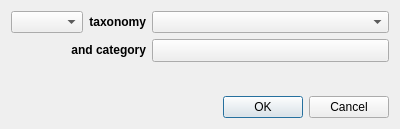
<?xml version="1.0" encoding="UTF-8"?>
<ui version="4.0">
 <class>Dialog</class>
 <widget class="QDialog" name="Dialog">
  <property name="geometry">
   <rect>
    <x>0</x>
    <y>0</y>
    <width>400</width>
    <height>129</height>
   </rect>
  </property>
  <property name="windowTitle">
   <string>Dialog</string>
  </property>
  <layout class="QGridLayout" name="gridLayout">
   <item row="0" column="0">
    <widget class="QComboBox" name="comboTaxonomyOp"/>
   </item>
   <item row="0" column="1">
    <widget class="QLabel" name="labelTaxonomy">
     <property name="text">
      <string>&lt;html&gt;&lt;head/&gt;&lt;body&gt;&lt;p&gt;&lt;span style=&quot; font-weight:600;&quot;&gt;taxonomy&lt;/span&gt;&lt;/p&gt;&lt;/body&gt;&lt;/html&gt;</string>
     </property>
     <property name="alignment">
      <set>Qt::AlignRight|Qt::AlignTrailing|Qt::AlignVCenter</set>
     </property>
    </widget>
   </item>
   <item row="2" column="0" colspan="4">
    <spacer name="verticalSpacer">
     <property name="orientation">
      <enum>Qt::Vertical</enum>
     </property>
     <property name="sizeHint" stdset="0">
      <size>
       <width>20</width>
       <height>0</height>
      </size>
     </property>
    </spacer>
   </item>
   <item row="4" column="0" colspan="4">
    <widget class="QDialogButtonBox" name="buttonBox">
     <property name="orientation">
      <enum>Qt::Horizontal</enum>
     </property>
     <property name="standardButtons">
      <set>QDialogButtonBox::Cancel|QDialogButtonBox::Ok</set>
     </property>
    </widget>
   </item>
   <item row="1" column="0" colspan="2">
    <widget class="QLabel" name="labelCategory">
     <property name="text">
      <string>&lt;html&gt;&lt;head/&gt;&lt;body&gt;&lt;p&gt;&lt;span style=&quot; font-weight:600;&quot;&gt;and category&lt;/span&gt;&lt;/p&gt;&lt;/body&gt;&lt;/html&gt;</string>
     </property>
     <property name="alignment">
      <set>Qt::AlignRight|Qt::AlignTrailing|Qt::AlignVCenter</set>
     </property>
    </widget>
   </item>
   <item row="0" column="2" colspan="2">
    <widget class="QComboBox" name="comboTaxonomy">
     <property name="sizePolicy">
      <sizepolicy hsizetype="Preferred" vsizetype="Fixed">
       <horstretch>1</horstretch>
       <verstretch>0</verstretch>
      </sizepolicy>
     </property>
    </widget>
   </item>
   <item row="1" column="2" colspan="2">
    <widget class="QPushButton" name="buttonCategory">
     <property name="sizePolicy">
      <sizepolicy hsizetype="Minimum" vsizetype="Fixed">
       <horstretch>1</horstretch>
       <verstretch>0</verstretch>
      </sizepolicy>
     </property>
     <property name="focusPolicy">
      <enum>Qt::WheelFocus</enum>
     </property>
     <property name="styleSheet">
      <string notr="true">QPushButton  {
    text-align: left;
	min-height: 21px;
	padding-left: 5px;
}</string>
     </property>
     <property name="text">
      <string/>
     </property>
     <property name="iconSize">
      <size>
       <width>16</width>
       <height>16</height>
      </size>
     </property>
     <property name="flat">
      <bool>false</bool>
     </property>
    </widget>
   </item>
  </layout>
  <zorder>buttonCategory</zorder>
  <zorder>comboTaxonomyOp</zorder>
  <zorder>labelTaxonomy</zorder>
  <zorder>buttonBox</zorder>
  <zorder>labelCategory</zorder>
  <zorder>comboTaxonomy</zorder>
 </widget>
 <resources/>
 <connections>
  <connection>
   <sender>buttonBox</sender>
   <signal>accepted()</signal>
   <receiver>Dialog</receiver>
   <slot>accept()</slot>
   <hints>
    <hint type="sourcelabel">
     <x>248</x>
     <y>254</y>
    </hint>
    <hint type="destinationlabel">
     <x>157</x>
     <y>274</y>
    </hint>
   </hints>
  </connection>
  <connection>
   <sender>buttonBox</sender>
   <signal>rejected()</signal>
   <receiver>Dialog</receiver>
   <slot>reject()</slot>
   <hints>
    <hint type="sourcelabel">
     <x>316</x>
     <y>260</y>
    </hint>
    <hint type="destinationlabel">
     <x>286</x>
     <y>274</y>
    </hint>
   </hints>
  </connection>
 </connections>
</ui>
